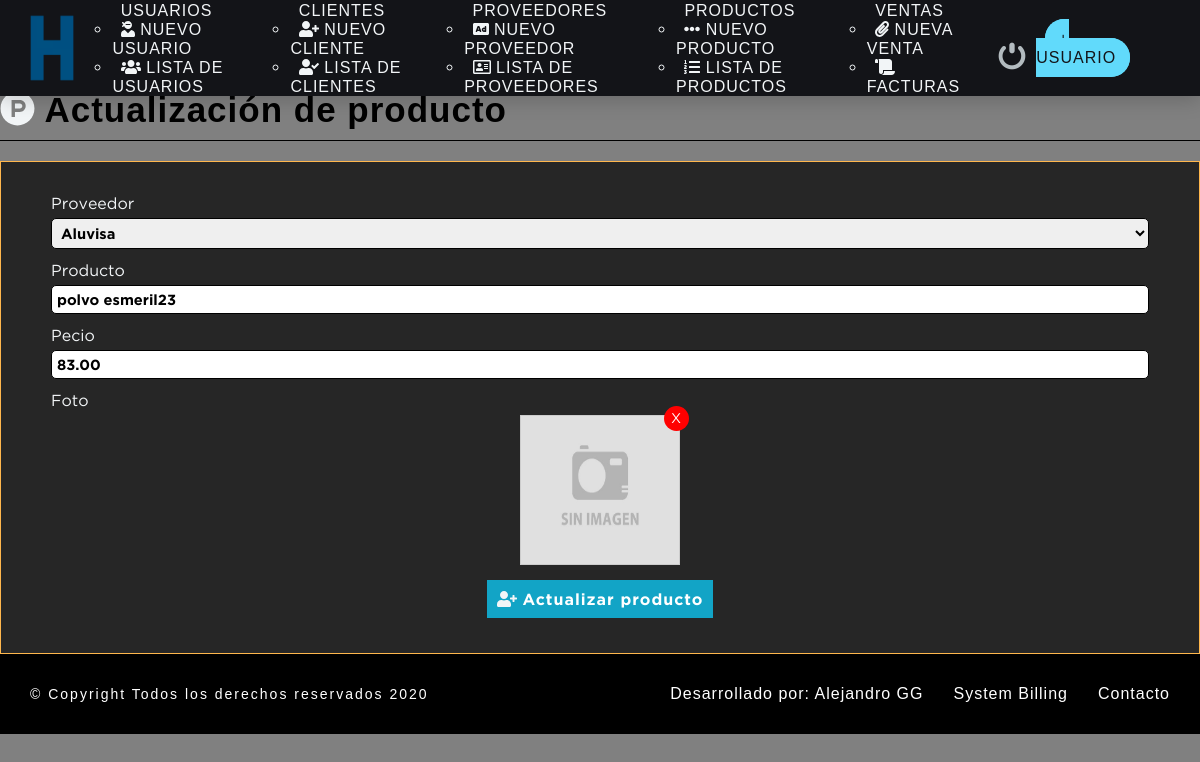
Screenshot of /sistema/editar_producto.php?id=16 (signed in) with the database file from the repository.
### tables this page shows
CREATE TABLE `producto` (
  `codproducto` int(11) NOT NULL,
  `descripcion` varchar(100) DEFAULT NULL,
  `proveedor` int(11) DEFAULT NULL,
  `precio` decimal(10,2) DEFAULT NULL,
  `existencia` int(11) DEFAULT NULL,
  `date_add` datetime DEFAULT current_timestamp(),
  `usuario_id` int(11) NOT NULL,
  `estatus` int(11) NOT NULL DEFAULT 1,
  `foto` text DEFAULT NULL
);

CREATE TABLE `proveedor` (
  `codproveedor` int(11) NOT NULL,
  `proveedor` varchar(100) DEFAULT NULL,
  `contacto` varchar(100) DEFAULT NULL,
  `telefono` bigint(11) DEFAULT NULL,
  `direccion` text DEFAULT NULL,
  `date_add` datetime DEFAULT current_timestamp(),
  `usuario_id` int(11) NOT NULL,
  `estatus` int(11) NOT NULL DEFAULT 1
);

### sistema/editar_producto.php (the view, shortened to what this page needs)
<?php
include "../conexion.php";
 if(empty($_REQUEST['id'])){
header("location: lista_producto.php");
 }
 else{
  $id_producto = $_REQUEST['id'];
  $query_producto = mysqli_query($conection,"SELECT p.codproducto, p.descripcion,p.precio, p.foto, pr.codproveedor, pr.proveedor FROM producto as p
    INNER JOIN proveedor as pr
    ON  p.proveedor = pr.codproveedor
    WHERE p.codproducto = $id_producto AND p.estatus = 1");
  $result_producto = mysqli_num_rows($query_producto);
  $foto = '';
  if($result_producto >0){
    $data_producto = mysqli_fetch_assoc($query_producto);
    if($data_producto['foto'] != 'img_producto.png'){
      $foto = '<img id="img" src="img/inventario/'.$data_producto['foto'].'" alt="">';
    }
  }else{
      header("location: lista_producto.php");
    }
 }
?>
<!DOCTYPE html>
<html lang="en">
<head>
  <?php
  include "includes/scripts.php";
  ?>
</head>
<body>
  <?php
  include "includes/nav.php"
  ?><br><br>
  <br>
  <br>
  <br>
  <section id="container">
    <div class="form_register">
        <h1><i class="fab fa-product-hunt"></i> Actualización de producto</h1>
        <hr>
        <form action="" method="post" enctype="multipart/form-data">
        <label for="proveedor">Proveedor</label>
        <select name="proveedor" id="proveedor" class="notItemOne">
          <option value="<?php  echo $data_producto['codproveedor']; ?>" selected><?php  echo $data_producto['proveedor']; ?></option>
          </select>
        <label for="producto">Producto</label>
        <input type ="text" name="producto" id="producto" placeholder="Nombre del producto" value="<?php echo $data_producto['descripcion']; ?>"></input>
        <label for="usuario">Pecio</label>
        <input type ="number" name="precio" id="precio" placeholder="Precio del producto" value="<?php echo $data_producto['precio']; ?>"></input>
        <div class="photo">
       <label for="foto">Foto</label>
        <div class="prevPhoto">
        <span class="delPhoto <?php echo$classRemove;?>">X</span>
        <label for="foto"></label>
        <?php
        echo $foto; ?>
        </div>
        </div>
     <center> <button type="submit" class="btn_save"><i class="fas fa-user-plus"></i> Actualizar producto</button></center>
       </form>
        </div>
  </section>
  <?php
  include "includes/footer.php"
  ?>
</body>
</html>

### sistema/css/style.css (style rules this page uses)
* { margin: 0; padding: 0; color: #f2f5f7; box-sizing: border-box; font-family: 'GothamBold', cursive; }
body { background: gray; margin: 0; padding: 0; }
h1, h2, h3, h4, h5, h6 { font-family: 'arial'; font-weight: bold; letter-spacing: 1px; }
h1 { font-size: 26px; }
span { font-family: 'GothamBook'; letter-spacing: 1px; font-size: 14px; line-height: 20px; }
body { overflow-x: hidden; }
.form_register { width: 100%; margin: auto; }
.form_register h1 { color: #000000; }
hr { border: 0; background: #000000; height: 1px; margin: 10px 0; display:block; }
form { background: #262626; color:gray; margin: auto; padding: 20px 50px; border: 1px solid #ffb74d; }
label { display: block; font-size: 12pt; font-family: 'GothamBook'; margin: 15px auto 5px auto; }
input,select { display: block; width: 100%; font-size: 11pt; padding: 5px; border: 1px solid #000000; border-radius: 5px; color: black; }
.notItemOne option:first-child { display: none; }
.btn_save { font-size: 12pt; background: #12a4c6; padding: 10px; color: #fff; letter-spacing: 1px; border: 0; cursor: pointer; margin:15px auto; }
#container h1 { font-size: 35px; display:inline-block; }
.prevPhoto { display: flex; justify-content: space-between; width: 160px; height: 150px; border: 1px solid #CCC; position: relative; cursor: pointer; background: url(../images/uploads/user.png); background-repeat: no-repeat; background-size: cover; background-position: center center; margin: auto; }
.prevPhoto label { cursor: pointer; width: 100%; height: 100%; position: absolute; top: 0; left: 0; z-index: 2; }
.prevPhoto img { width: 100%; height: 100%; }
.delPhoto { color: #FFF; display: -webkit-flex; display: -moz-flex; display: -ms-flex; display: -o-flex; display: flex; justify-content: center; align-items: center; border-radius: 50%; width: 25px; height: 25px; background: red; position: absolute; right: -10px; top: -10px; z-index: 10; }

### rows the page displays
producto: proveedor "Aluvisa", producto "polvo esmeril23", precio "83.00", foto (picture)
